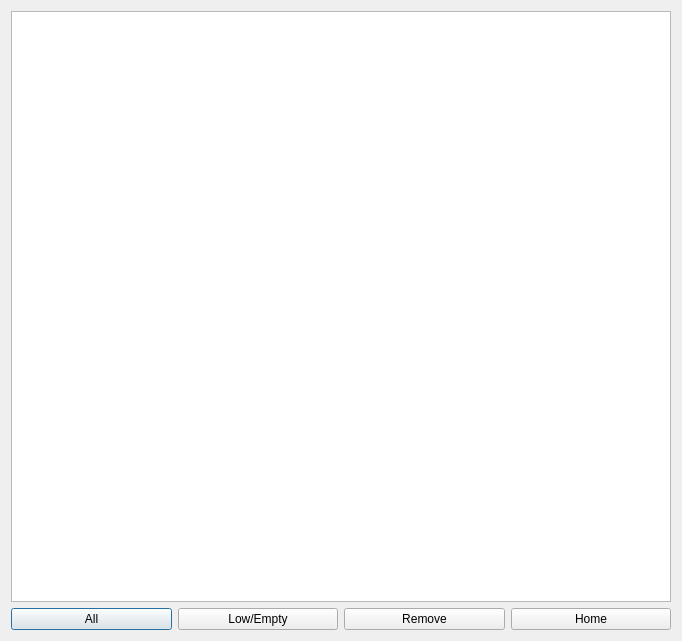
<?xml version="1.0" encoding="UTF-8"?>
<ui version="4.0">
 <class>InventoryPage</class>
 <widget class="QDialog" name="InventoryPage">
  <property name="geometry">
   <rect>
    <x>0</x>
    <y>0</y>
    <width>682</width>
    <height>641</height>
   </rect>
  </property>
  <property name="windowTitle">
   <string>Dialog</string>
  </property>
  <property name="styleSheet">
   <string notr="true"/>
  </property>
  <layout class="QGridLayout" name="gridLayout">
   <item row="0" column="0">
    <widget class="QTableView" name="tableView"/>
   </item>
   <item row="1" column="0">
    <layout class="QHBoxLayout" name="horizontalLayout">
     <item>
      <widget class="QPushButton" name="AllButton">
       <property name="text">
        <string>All</string>
       </property>
      </widget>
     </item>
     <item>
      <widget class="QPushButton" name="LowEmpButton">
       <property name="text">
        <string>Low/Empty</string>
       </property>
      </widget>
     </item>
     <item>
      <widget class="QPushButton" name="RemoveButton">
       <property name="text">
        <string>Remove</string>
       </property>
      </widget>
     </item>
     <item>
      <widget class="QPushButton" name="HomeButton">
       <property name="text">
        <string>Home</string>
       </property>
      </widget>
     </item>
    </layout>
   </item>
  </layout>
 </widget>
 <resources/>
 <connections>
  <connection>
   <sender>HomeButton</sender>
   <signal>clicked()</signal>
   <receiver>InventoryPage</receiver>
   <slot>reject()</slot>
   <hints>
    <hint type="sourcelabel">
     <x>46</x>
     <y>292</y>
    </hint>
    <hint type="destinationlabel">
     <x>2</x>
     <y>294</y>
    </hint>
   </hints>
  </connection>
 </connections>
</ui>
